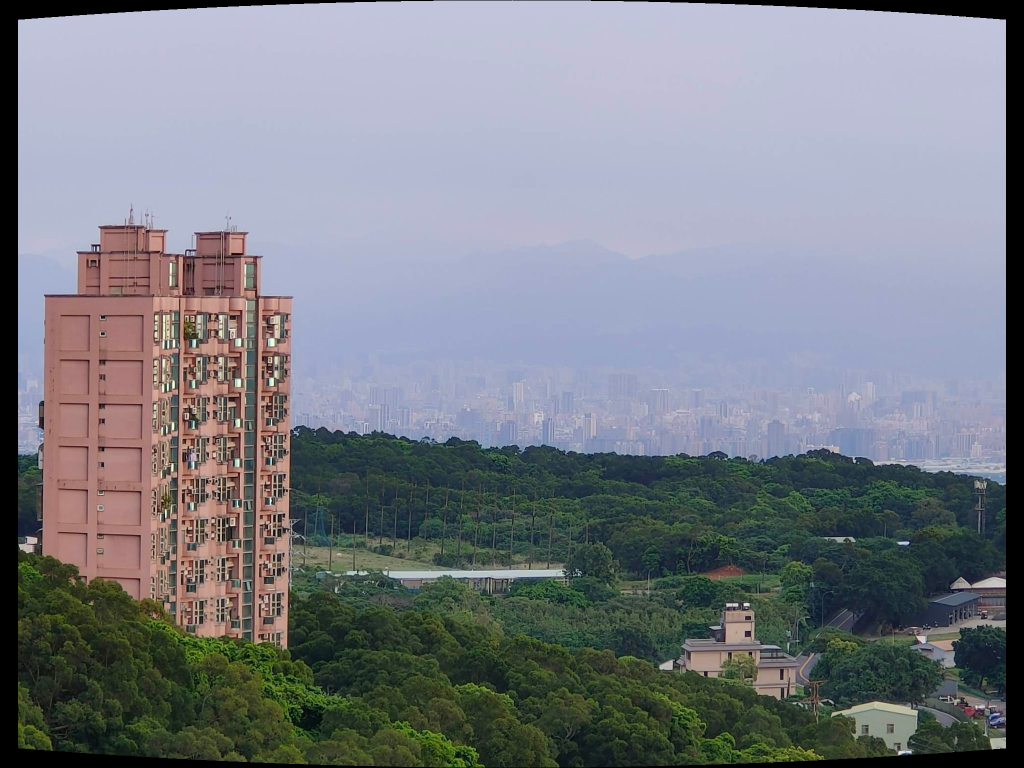
#> input picture results/01.jpg_warp.png, 2048 x 1536 px (shown at 1/2 size)
$ python -i hw2.py   (imports and definitions only)
#> lines starting #> are read from the running program, lines starting #| are printed output that depends on the picture
# reference https://github.com/qhan1028/Image-Stitching/tree/ae88b023ead6c86cb56cc216bd353fe7f9b260a0
# reference https://github.com/qa276390/image-stitching-msop
# reference https://matplotlib.org/stable/gallery/userdemo/connect_simple01.html#sphx-glr-gallery-userdemo-connect-simple01-py
import cv2
import matplotlib.pyplot as plt
from matplotlib.patches import ConnectionPatch
import numpy as np
import math
from scipy.spatial.distance import cdist
from scipy.ndimage import gaussian_filter
import random
from scipy import signal
import os.path as osp
import os

# [34 lines left out: function cylinder_warping, not called in this run]

def calculate_R(gray, ksize=9, S=3, k=0.04):
    print('Calculating R')
    K = (ksize, ksize)

    gray_blur = cv2.GaussianBlur(gray, K, S)
    Iy, Ix = np.gradient(gray_blur)

    Ix2 = Ix ** 2
    Iy2 = Iy ** 2
    Ixy = Ix * Iy

    Sx2 = cv2.GaussianBlur(Ix2, K, S)
    Sy2 = cv2.GaussianBlur(Iy2, K, S)
    Sxy = cv2.GaussianBlur(Ixy, K, S)

    detM = (Sx2 * Sy2) - (Sxy ** 2)
    traceM = Sx2 + Sy2

    R = detM - k * (traceM ** 2)

    return R, Ix, Iy

# [111 lines left out: functions local_max_R, get_patches, get_MSOP_descripters, match_feature, warp_feature, not called in this run]
ransac_list = []
# [43 lines left out: function ransac, not called in this run]

def init_stitching_space(images, total_shifts):
    h, w, c = images[0].shape
    if total_shifts[0] > 0:
        h += total_shifts[0] # might need to check this
    w += total_shifts[1]
    print('init_snitch h w c', h, w, c)
    return np.zeros((h, w, c), dtype=np.uint8)

# [83 lines left out: functions image_stitching, image_stitching2, not called in this run]

filenames = []

bgrs = []

focals = [3085.73, 3082.65, 3087.25]
# focals = [3995.11, 3995.59, 3996.06, 3987.76, 3974.09]
dir = 'pictures'

# [6 lines not run here, left out]

n = 3

# [3 lines not run here, left out]

# [1 line that did not run here, left out]

grays = []

# [2 lines not run here, left out]

R, Ix, Iy = [], [], []

# [5 lines not run here, left out]

# [18 lines left out: function find_local_max_R, not called in this run]

fpts = []

# [8 lines not run here, left out]

desc_left_list, desc_right_list = [], []

# [4 lines not run here, left out]

# [1 line that did not run here, left out]
# [1 line that did not run here, left out]

# [3 lines not run here, left out]

matches = []
all_shifts = []
# [14 lines not run here, left out]

max_shifts = [0, 0]
# [4 lines not run here, left out]

# [1 line that did not run here, left out]
# [1 line that did not run here, left out]
# [1 line that did not run here, left out]
# [2 lines not run here, left out]

# [51 lines left out: function bundle_adjust, not called in this run]


# [1 line that did not run here, left out]

# [1 line not run here, left out]

>>> import cv2
>>> picture = cv2.imread('results/01.jpg_warp.png', cv2.IMREAD_GRAYSCALE)
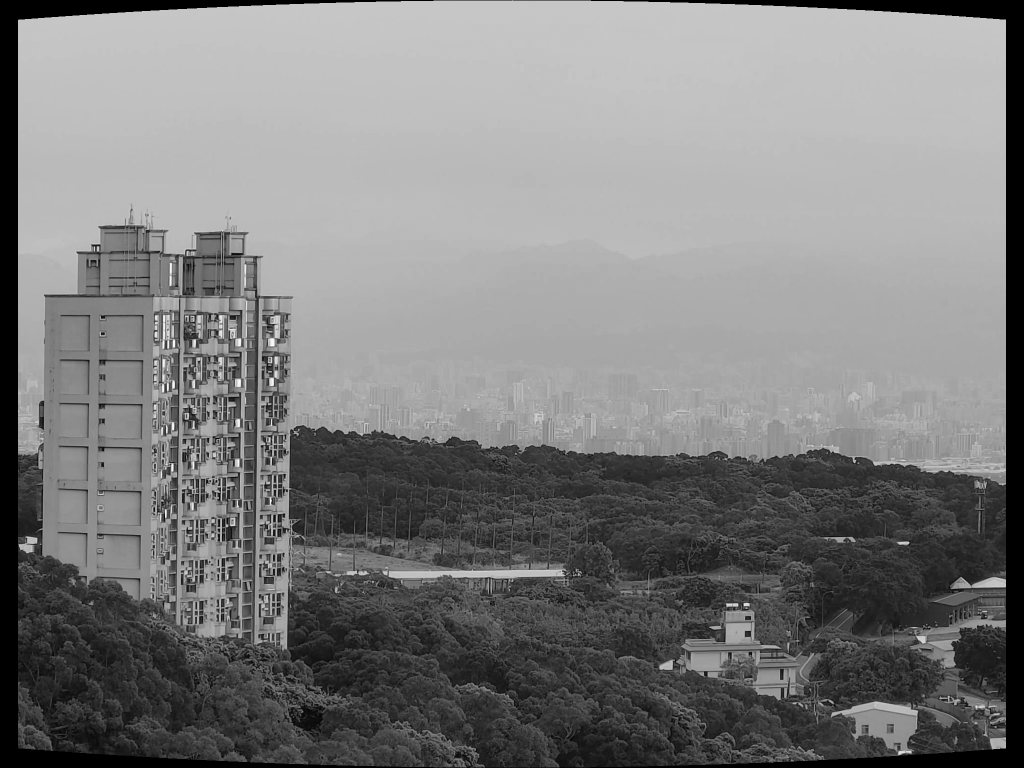
#> picture: shape (1536, 2048) (shown at 1/2 size); min 0, max 254, mean 125
>>> result = calculate_R(picture)
#> in calculate_R, `Iy2 = Iy ** 2`:
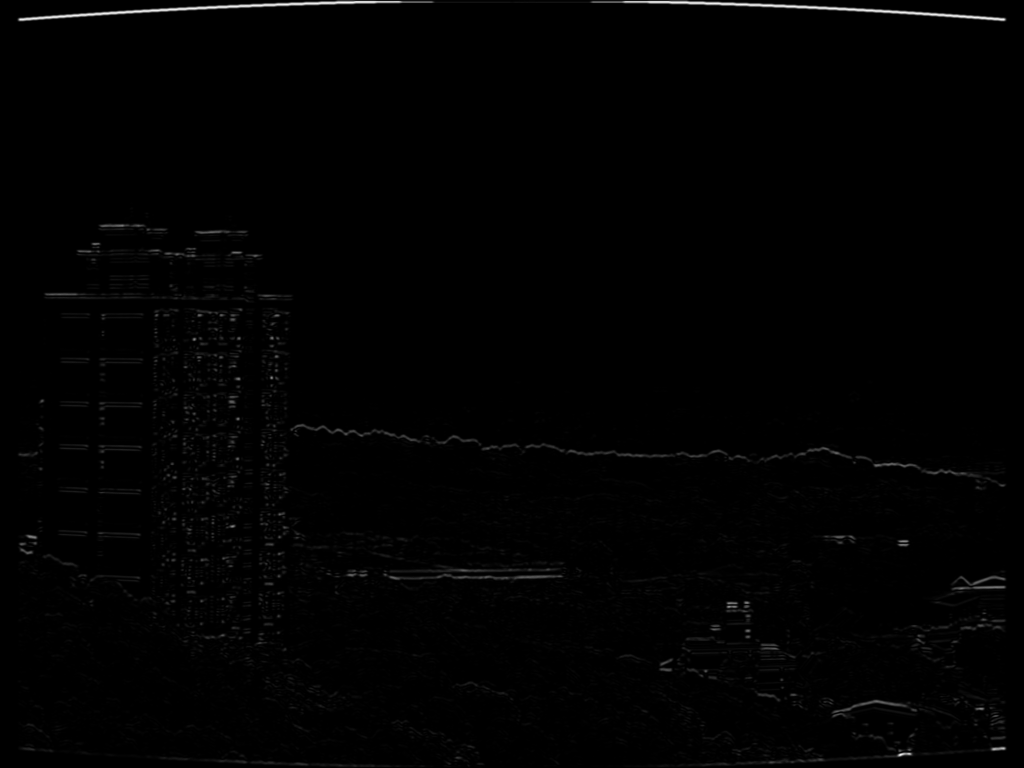
#> Iy2: shape (1536, 2048) float64 (shown at 1/2 size); min 0, max 930.2, mean 7.1; drawn with min black and max white
#> in calculate_R, `Ixy = Ix * Iy`:
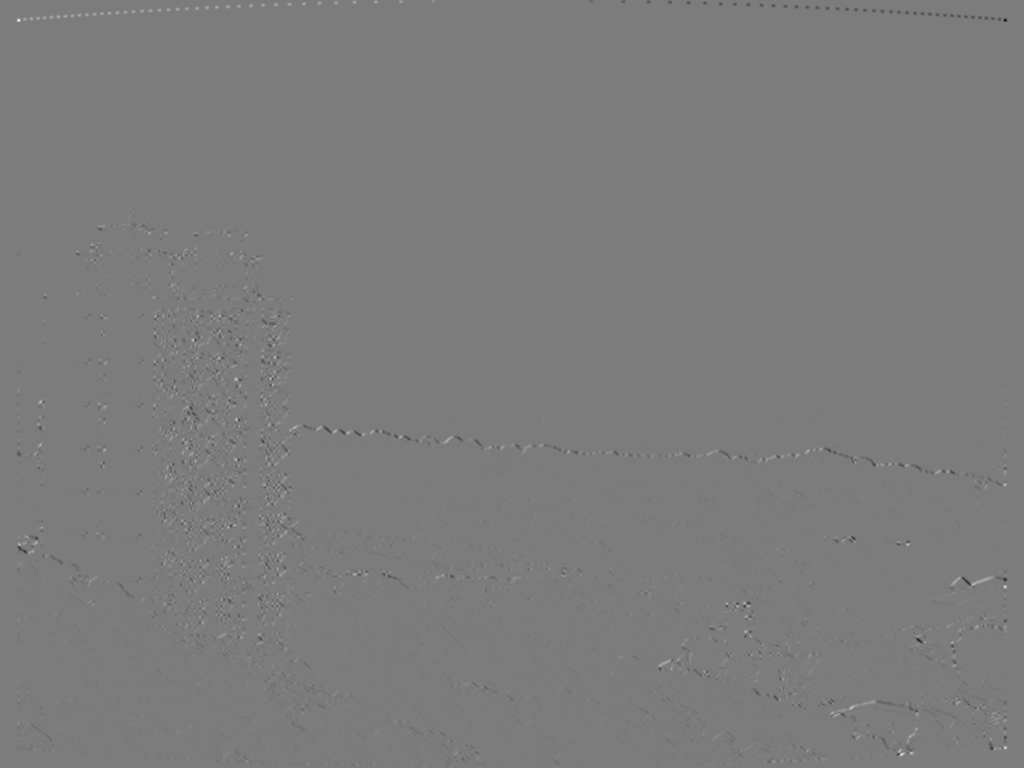
#> Ixy: shape (1536, 2048) float64 (shown at 1/2 size); min -361, max 380.2, mean -0.2; drawn with min black and max white
#> in calculate_R, `traceM = Sx2 + Sy2`:
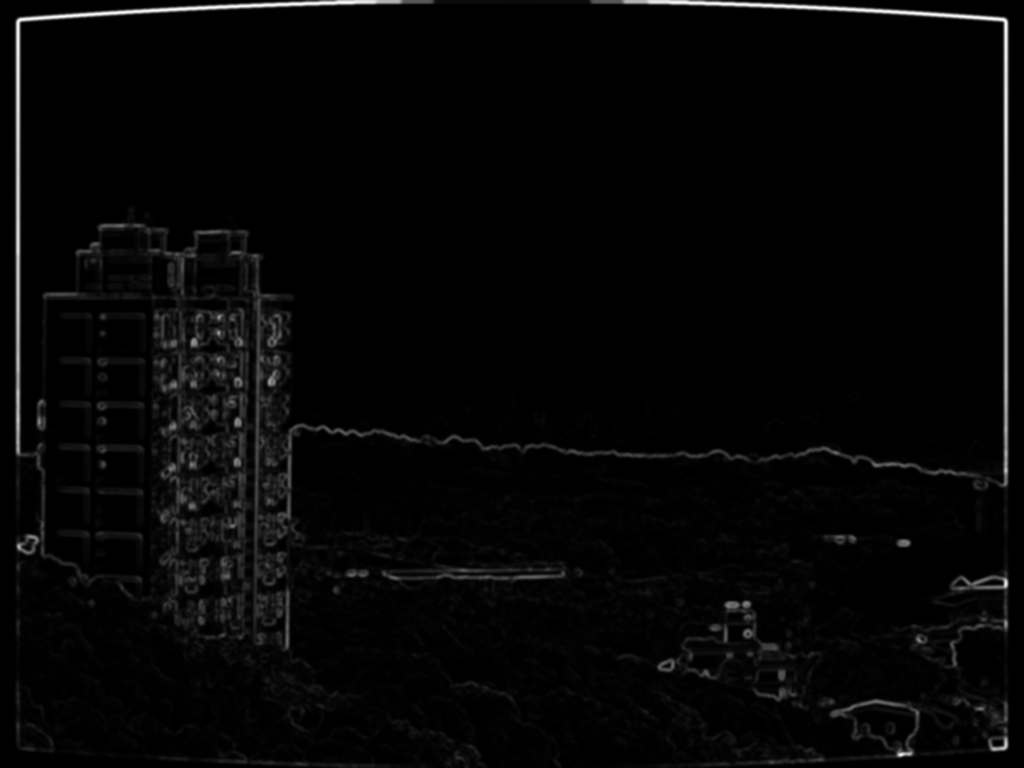
#> traceM: shape (1536, 2048) float64 (shown at 1/2 size); min 0, max 602.3, mean 14.1; drawn with min black and max white
#> in calculate_R, `R = detM - k * (traceM ** 2)`:
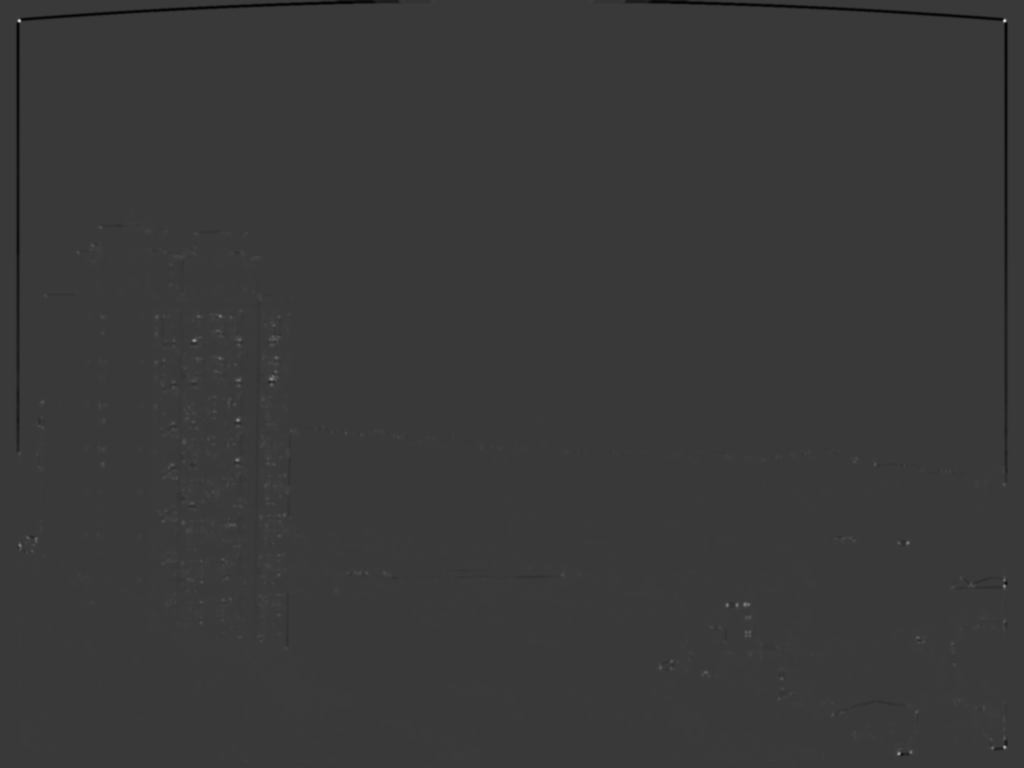
#> R: shape (1536, 2048) float64 (shown at 1/2 size); min -14510.3, max 49319.2, mean -43; drawn with min black and max white

$ run again, on results/03.jpg_warp.png
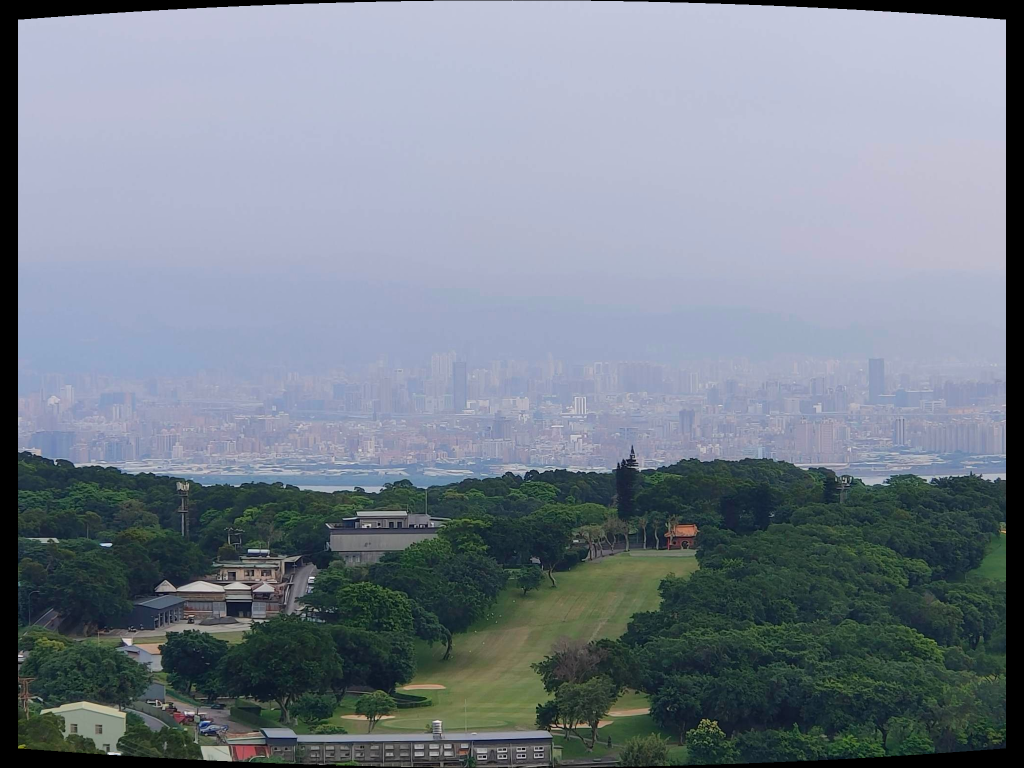
#> input picture results/03.jpg_warp.png, 2048 x 1536 px (shown at 1/2 size)
#> in calculate_R, `Iy, Ix = np.gradient(gray_blur)`:
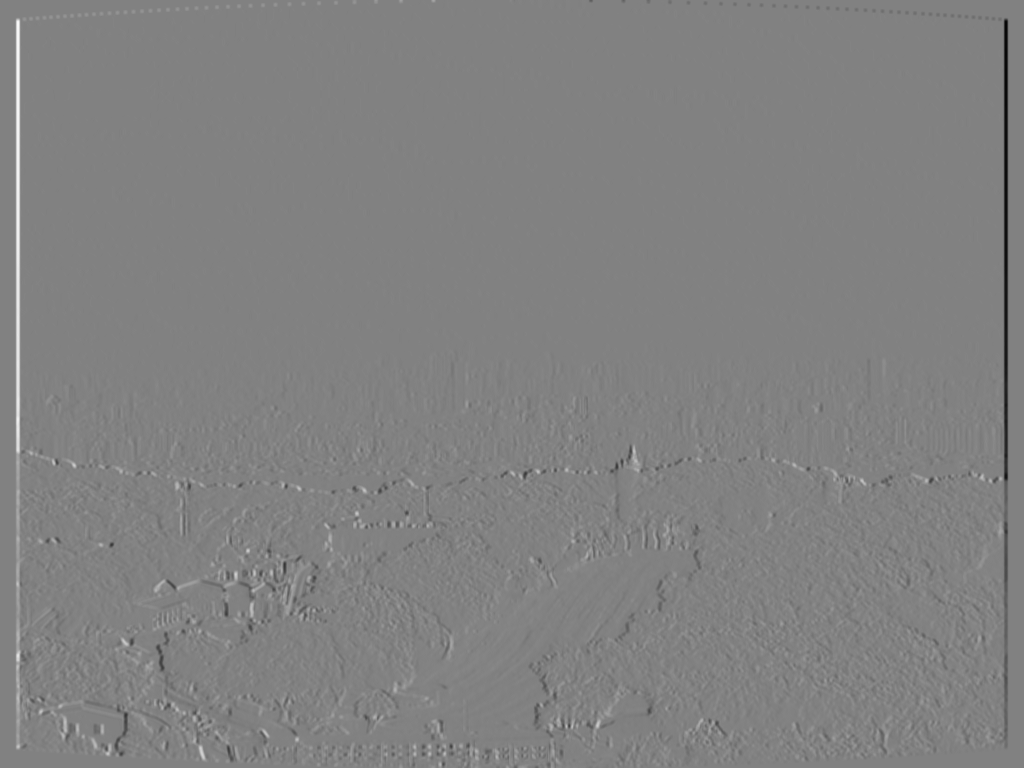
#> Ix: shape (1536, 2048) float64 (shown at 1/2 size); min -30.5, max 29.5, mean 0; drawn with min black and max white
#> in calculate_R, `traceM = Sx2 + Sy2`:
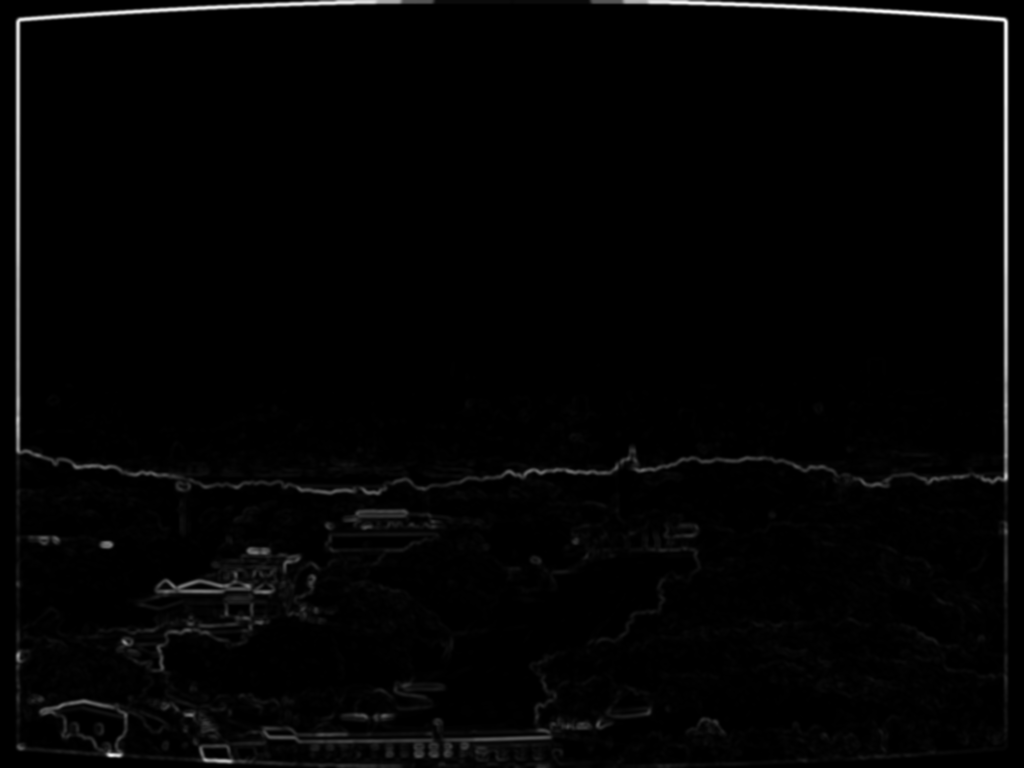
#> traceM: shape (1536, 2048) float64 (shown at 1/2 size); min 0, max 626.7, mean 9.7; drawn with min black and max white

$ run again, on results/mountain1_warp.png
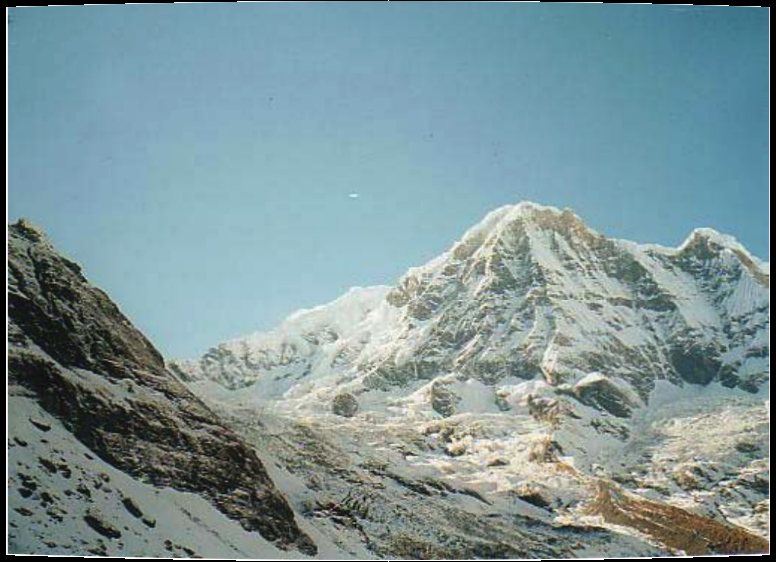
#> input picture results/mountain1_warp.png, 776 x 562 px
#> in calculate_R, `traceM = Sx2 + Sy2`:
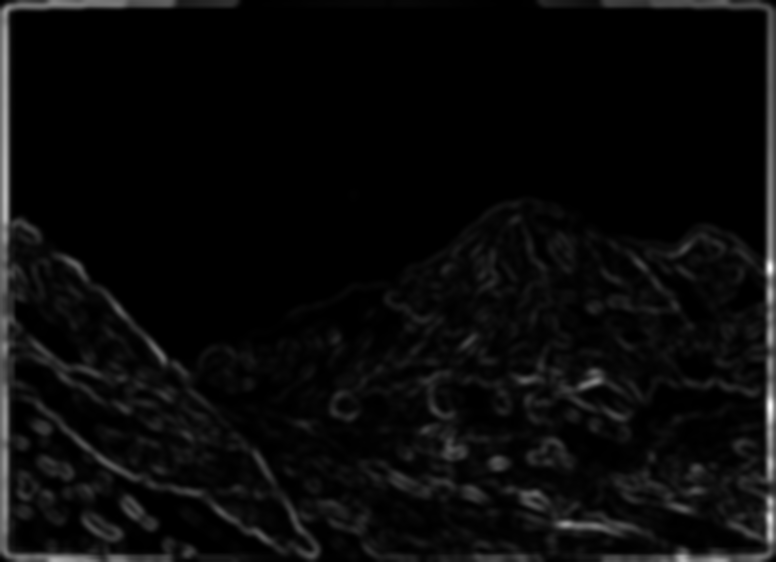
#> traceM: shape (562, 776) float64; min 0, max 609.2, mean 25.3; drawn with min black and max white
#> in calculate_R, `R = detM - k * (traceM ** 2)`:
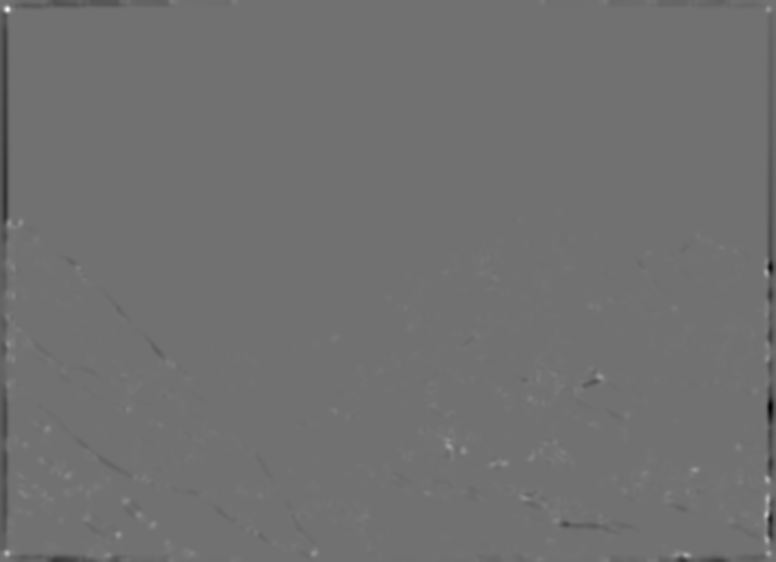
#> R: shape (562, 776) float64; min -14045, max 17500.2, mean -46.4; drawn with min black and max white
